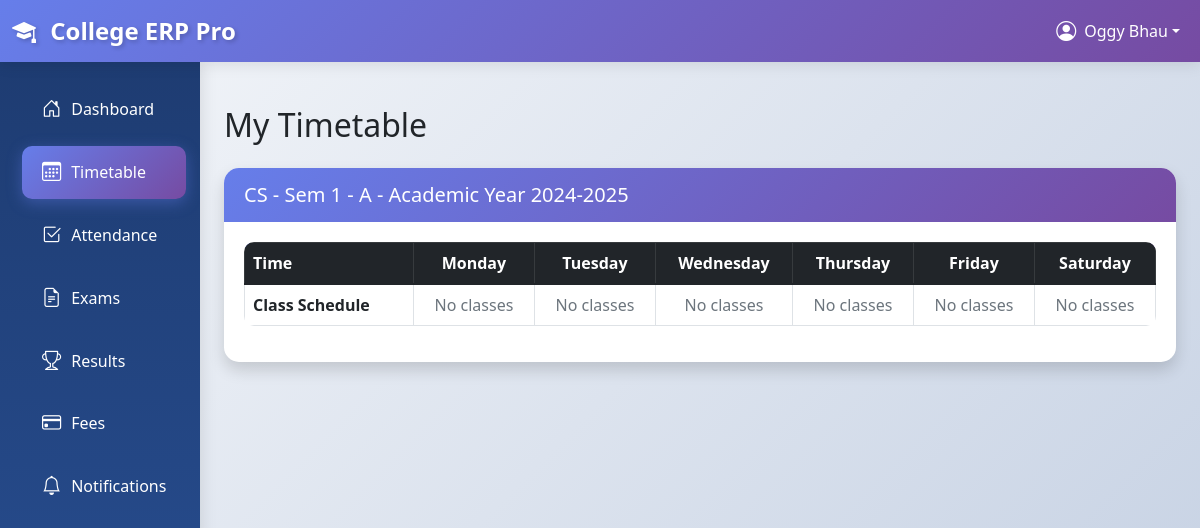
Page /students/timetable/ (signed in) on the earlier database version.
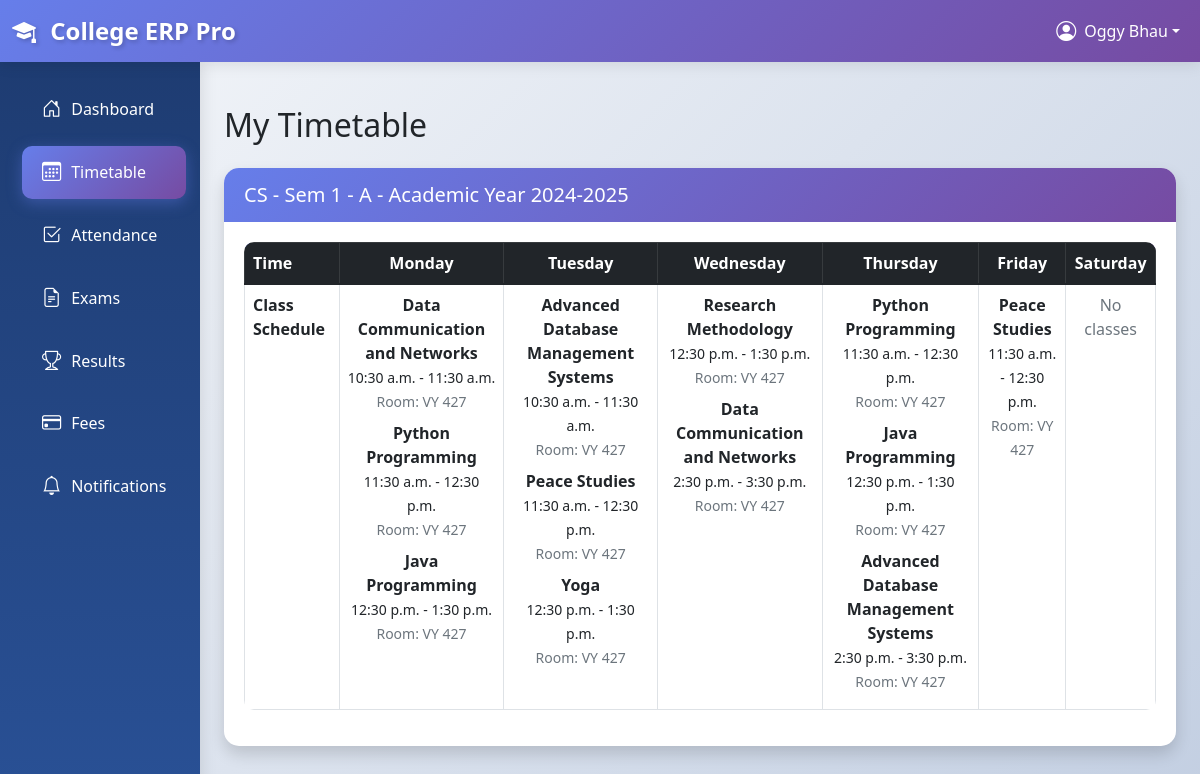
Same page on the later database version.
### academics/models.py (models this page shows, shortened)
class Timetable(models.Model):
    class_assigned = models.ForeignKey(Class, on_delete=models.CASCADE)
    subject = models.ForeignKey(Subject, on_delete=models.CASCADE)
    time_slot = models.ForeignKey(TimeSlot, on_delete=models.CASCADE)
    room_number = models.CharField(max_length=20, blank=True)
    class Meta:
        unique_together = ['class_assigned', 'time_slot']

class Subject(models.Model):
    SUBJECT_TYPE_CHOICES = [
        ('TH', 'Theory'),
        ('PR', 'Practical'),
        ('TU', 'Tutorial'),
    ]
    course = models.ForeignKey(Course, on_delete=models.CASCADE)
    class_assigned = models.ForeignKey(Class, on_delete=models.CASCADE)
    teacher = models.ForeignKey(
        settings.AUTH_USER_MODEL,
        on_delete=models.SET_NULL,
        null=True,
        blank=True,
        related_name='taught_subjects'
    )
    subject_type = models.CharField(max_length=2, choices=SUBJECT_TYPE_CHOICES, default='TH')
    class Meta:
        unique_together = ['course', 'class_assigned']

class Course(models.Model):
    SEMESTER_CHOICES = [
        (1, '1st Semester'),
        (2, '2nd Semester'),
        (3, '3rd Semester'),
        (4, '4th Semester'),
        (5, '5th Semester'),
        (6, '6th Semester'),
        (7, '7th Semester'),
        (8, '8th Semester'),
    ]
    name = models.CharField(max_length=100)
    code = models.CharField(max_length=20, unique=True)
    department = models.ForeignKey(Department, on_delete=models.CASCADE)
    semester = models.IntegerField(choices=SEMESTER_CHOICES)
    credits = models.IntegerField(validators=[MinValueValidator(1), MaxValueValidator(6)])
    description = models.TextField(blank=True)
    syllabus = models.FileField(upload_to='syllabi/', null=True, blank=True)
    created_at = models.DateTimeField(auto_now_add=True)

class TimeSlot(models.Model):
    DAY_CHOICES = [
        ('monday', 'Monday'),
        ('tuesday', 'Tuesday'),
        ('wednesday', 'Wednesday'),
        ('thursday', 'Thursday'),
        ('friday', 'Friday'),
        ('saturday', 'Saturday'),
    ]
    day = models.CharField(max_length=10, choices=DAY_CHOICES)
    start_time = models.TimeField()
    end_time = models.TimeField()
    class Meta:
        ordering = ['day', 'start_time']
        unique_together = ['day', 'start_time', 'end_time']

### students/views.py (the view)
# urls.py: path('timetable/', views.timetable, name='timetable'),
@login_required
def timetable(request):
    if not request.user.is_student:
        messages.error(request, "Access denied.")
        return redirect('accounts:login')
    student = request.user.student_profile
    if not student.student_class:
        messages.warning(request, "You are not assigned to any class. Please contact administrator.")
        return render(request, 'students/timetable.html')
    timetable = Timetable.objects.filter(
        class_assigned=student.student_class
    ).select_related('subject__course', 'time_slot').order_by(
        'time_slot__day', 'time_slot__start_time'
    )
    days = ['monday', 'tuesday', 'wednesday', 'thursday', 'friday', 'saturday']
    organized_timetable = {}
    for day in days:
        organized_timetable[day] = timetable.filter(time_slot__day=day)
    context = {
        'student': student,
        'organized_timetable': organized_timetable,
        'days': days,
    }
    return render(request, 'students/timetable.html', context)

### academics/models.py (called while the page is built)
    def __str__(self):
        return f"{self.department.code} - Sem {self.semester} - {self.section}"

### academics/templatetags/timetable_filters.py (called while the page is built)
@register.filter
def lookup(dictionary, key):
    if dictionary is None:
        return None
    return dictionary.get(key, [])

### accounts/models.py (called while the page is built)
    @property
    def is_student(self):
        return self.user_type == 'student'

    @property
    def is_admin(self):
        return self.user_type == 'admin'

### college_erp/context_processors.py (called while the page is built)
def global_context(request):
    context = {
        'all_departments': Department.objects.all().order_by('name'),
    }
    return context

### templates/students/timetable.html (shortened to what this page needs)
{% extends 'base.html' %}
{% load timetable_filters %}
{% block content %}
<div class="py-4">
    <h1 class="h2 mb-4">My Timetable</h1>
    {% if student.student_class %}
        <div class="card shadow">
            <div class="card-header">
                <h5 class="mb-0">{{ student.student_class }} - Academic Year {{ student.student_class.academic_year }}</h5>
            </div>
            <div class="card-body">
                <div class="table-responsive">
                    <table class="table table-bordered">
                        <thead class="table-dark">
                            <tr>
                                <th>Time</th>
                                {% for day in days %}
                                    <th class="text-center">{{ day|title }}</th>
                                {% endfor %}
                            </tr>
                        </thead>
                        <tbody>
                            {% if organized_timetable %}
                                <tr>
                                    <td><strong>Class Schedule</strong></td>
                                    {% for day in days %}
                                        <td class="text-center">
                                            {% for schedule in organized_timetable|lookup:day %}
                                                <div class="mb-2">
                                                    <strong>{{ schedule.subject.course.name }}</strong><br>
                                                    <small>{{ schedule.time_slot.start_time }} - {{ schedule.time_slot.end_time }}</small><br>
                                                    <small class="text-muted">Room: {{ schedule.room_number|default:"TBA" }}</small>
                                                </div>
                                            {% empty %}
                                                <span class="text-muted">No classes</span>
                                            {% endfor %}
                                        </td>
                                    {% endfor %}
                                </tr>
                            {% else %}
                                <tr>
                                    <td colspan="7" class="text-center text-muted">No timetable available</td>
                                </tr>
                            {% endif %}
                        </tbody>
                    </table>
                </div>
            </div>
        </div>
    {% else %}
        <div class="alert alert-warning">
            <i class="bi bi-exclamation-triangle"></i>
            You are not assigned to any class. Please contact the administration.
        </div>
    {% endif %}
</div>
{% endblock %}

Differences in the rows shown:
added Timetable: subject.course.name "Data Communication and Networks", time_slot.start_time "10:30 a.m.", time_slot.end_time "11:30 a.m.", room_number "VY 427"
added Timetable: subject.course.name "Python Programming", time_slot.start_time "11:30 a.m.", time_slot.end_time "12:30 p.m.", room_number "VY 427"
added Timetable: subject.course.name "Java Programming", time_slot.start_time "12:30 p.m.", time_slot.end_time "1:30 p.m.", room_number "VY 427"
added Timetable: subject.course.name "Advanced Database Management Systems", time_slot.start_time "10:30 a.m.", time_slot.end_time "11:30 a.m.", room_number "VY 427"
added Timetable: subject.course.name "Peace Studies", time_slot.start_time "11:30 a.m.", time_slot.end_time "12:30 p.m.", room_number "VY 427"
added Timetable: subject.course.name "Yoga", time_slot.start_time "12:30 p.m.", time_slot.end_time "1:30 p.m.", room_number "VY 427"
added Timetable: subject.course.name "Research Methodology", time_slot.start_time "12:30 p.m.", time_slot.end_time "1:30 p.m.", room_number "VY 427"
added Timetable: subject.course.name "Data Communication and Networks", time_slot.start_time "2:30 p.m.", time_slot.end_time "3:30 p.m.", room_number "VY 427"
added Timetable: subject.course.name "Python Programming", time_slot.start_time "11:30 a.m.", time_slot.end_time "12:30 p.m.", room_number "VY 427"
added Timetable: subject.course.name "Java Programming", time_slot.start_time "12:30 p.m.", time_slot.end_time "1:30 p.m.", room_number "VY 427"
added Timetable: subject.course.name "Advanced Database Management Systems", time_slot.start_time "2:30 p.m.", time_slot.end_time "3:30 p.m.", room_number "VY 427"
added Timetable: subject.course.name "Peace Studies", time_slot.start_time "11:30 a.m.", time_slot.end_time "12:30 p.m.", room_number "VY 427"
Other differences:
list line gone: "No classes"
